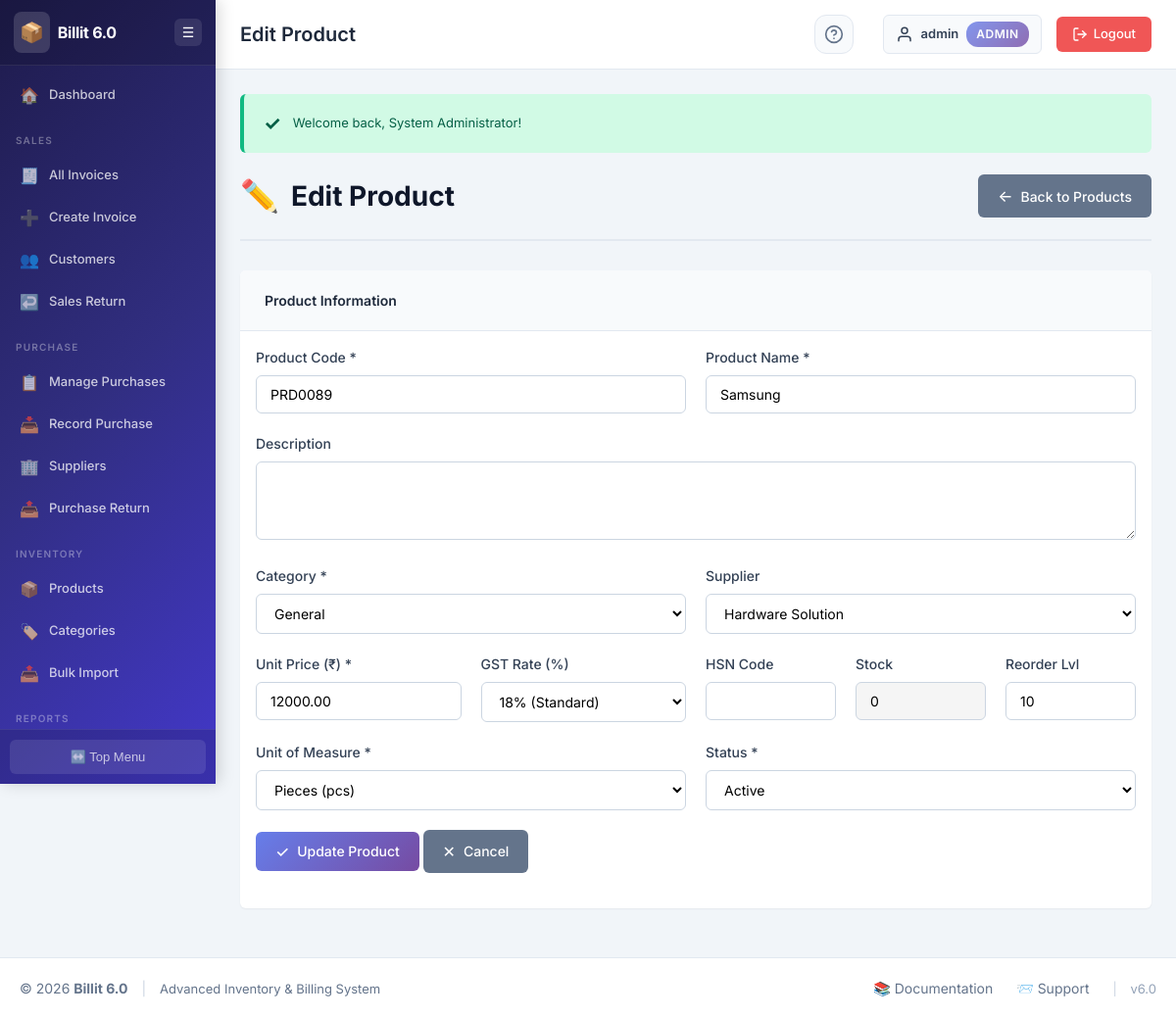
Screenshot of /products/edit_product.php?id=2 (signed in) with the database file from the repository.
### tables this page shows
CREATE TABLE `products` (
  `product_id` int(11) NOT NULL,
  `product_code` varchar(50) NOT NULL,
  `product_name` varchar(200) NOT NULL,
  `hsn_code` varchar(20) DEFAULT NULL,
  `description` text DEFAULT NULL,
  `category_id` int(11) NOT NULL,
  `supplier_id` int(11) DEFAULT NULL,
  `unit_price` decimal(10,2) NOT NULL DEFAULT 0.00,
  `gst_rate` decimal(5,2) NOT NULL DEFAULT 18.00,
  `quantity_in_stock` int(11) NOT NULL DEFAULT 0,
  `reorder_level` int(11) NOT NULL DEFAULT 10,
  `unit_of_measure` varchar(20) DEFAULT 'pcs',
  `tracking_type` enum('none','batch','serial') NOT NULL DEFAULT 'none',
  `status` enum('active','inactive','discontinued') NOT NULL DEFAULT 'active',
  `created_at` timestamp NOT NULL DEFAULT current_timestamp(),
  `updated_at` timestamp NOT NULL DEFAULT current_timestamp() ON UPDATE current_timestamp()
);

CREATE TABLE `categories` (
  `category_id` int(11) NOT NULL,
  `category_name` varchar(100) NOT NULL,
  `description` text DEFAULT NULL,
  `status` enum('active','inactive') NOT NULL DEFAULT 'active',
  `created_at` timestamp NOT NULL DEFAULT current_timestamp(),
  `updated_at` timestamp NOT NULL DEFAULT current_timestamp() ON UPDATE current_timestamp()
);

CREATE TABLE `suppliers` (
  `supplier_id` int(11) NOT NULL,
  `supplier_name` varchar(100) NOT NULL,
  `contact_person` varchar(100) DEFAULT NULL,
  `email` varchar(100) DEFAULT NULL,
  `phone` varchar(20) DEFAULT NULL,
  `address` text DEFAULT NULL,
  `city` varchar(50) DEFAULT NULL,
  `country` varchar(50) DEFAULT NULL,
  `status` enum('active','inactive') NOT NULL DEFAULT 'active',
  `created_at` timestamp NOT NULL DEFAULT current_timestamp(),
  `updated_at` timestamp NOT NULL DEFAULT current_timestamp() ON UPDATE current_timestamp()
);

### products/edit_product.php (the view, shortened to what this page needs)
<?php
require_once '../includes/header.php';
$product_id = sanitize_sql($connection, $_GET['id']);
$product_query = "SELECT * FROM products WHERE product_id = '{$product_id}' LIMIT 1";
$product = db_fetch_one($connection, $product_query);
$categories_query = "SELECT category_id, category_name FROM categories WHERE status = 'active' ORDER BY category_name";
$categories_result = db_query($connection, $categories_query);
$suppliers_query = "SELECT supplier_id, supplier_name FROM suppliers WHERE status = 'active' ORDER BY supplier_name";
$suppliers_result = db_query($connection, $suppliers_query);
?>
<div class="page-header">
    <h2 class="page-title">
        <span class="page-icon">✏️</span>
        Edit Product
    </h2>
    <div class="page-actions">
        <a href="products.php" class="btn btn-secondary">
            <span class="btn-icon">←</span>
            Back to Products
        </a>
    </div>
</div>
<div class="card">
    <div class="card-header">
        <h3 class="card-title">Product Information</h3>
    </div>
    <div class="card-body">
        <form method="POST" action="<?php echo htmlspecialchars($_SERVER['PHP_SELF']) . '?id=' . $product_id; ?>">
            <div class="form-row">
                <div class="form-group col-md-6">
                    <label for="product_code" class="form-label">Product Code *</label>
                    <input
                        type="text"
                        id="product_code"
                        name="product_code"
                        class="form-control"
                        value="<?php echo escape_html($product['product_code']); ?>"
                        required
                    >
                </div>
                <div class="form-group col-md-6">
                    <label for="product_name" class="form-label">Product Name *</label>
                    <input
                        type="text"
                        id="product_name"
                        name="product_name"
                        class="form-control"
                        value="<?php echo escape_html($product['product_name']); ?>"
                        required
                    >
                </div>
            </div>
            <div class="form-group">
                <label for="description" class="form-label">Description</label>
                <textarea
                    id="description"
                    name="description"
                    class="form-control"
                    rows="3"
                ><?php echo escape_html($product['description']); ?></textarea>
            </div>
            <div class="form-row">
                <div class="form-group col-md-6">
                    <label for="category_id" class="form-label">Category *</label>
                    <select id="category_id" name="category_id" class="form-control" required>
                        <?php while ($category = mysqli_fetch_assoc($categories_result)): ?>
                            <option value="<?php echo $category['category_id']; ?>"
                                    <?php echo ($product['category_id'] == $category['category_id']) ? 'selected' : ''; ?>>
                                <?php echo escape_html($category['category_name']); ?>
                            </option>
                        <?php endwhile; ?>
                    </select>
                </div>
                <div class="form-group col-md-6">
                    <label for="supplier_id" class="form-label">Supplier</label>
                    <select id="supplier_id" name="supplier_id" class="form-control">
                        <?php while ($supplier = mysqli_fetch_assoc($suppliers_result)): ?>
                            <option value="<?php echo $supplier['supplier_id']; ?>"
                                    <?php echo ($product['supplier_id'] == $supplier['supplier_id']) ? 'selected' : ''; ?>>
                                <?php echo escape_html($supplier['supplier_name']); ?>
                            </option>
                        <?php endwhile; ?>
                    </select>
                </div>
            </div>
            <div class="form-row">
                <div class="form-group col-md-3">
                    <label for="unit_price" class="form-label">Unit Price (₹) *</label>
                    <input
                        type="number"
                        id="unit_price"
                        name="unit_price"
                        class="form-control"
                        step="0.01"
                        min="0"
                        value="<?php echo $product['unit_price']; ?>"
                        required
                    >
                </div>
                <div class="form-group col-md-3">
                    <label for="gst_rate" class="form-label">GST Rate (%)</label>
                    <select id="gst_rate" name="gst_rate" class="form-control">
                        <option value="18" <?php echo ($product['gst_rate'] == 18) ? 'selected' : ''; ?>>18% (Standard)</option>
                    </select>
                </div>
                <div class="form-group col-md-2">
                    <label for="hsn_code" class="form-label">HSN Code</label>
                    <input
                        type="text"
                        id="hsn_code"
                        name="hsn_code"
                        class="form-control"
                        value="<?php echo escape_html($product['hsn_code'] ?? ''); ?>"
                    >
                </div>
                <div class="form-group col-md-2">
                    <label for="current_stock" class="form-label">Stock</label>
                    <input
                        type="text"
                        id="current_stock"
                        class="form-control"
                        value="<?php echo $product['quantity_in_stock']; ?>"
                        readonly
                        style="background-color: #f5f5f5;"
                    >
                </div>
                <div class="form-group col-md-2">
                    <label for="reorder_level" class="form-label">Reorder Lvl</label>
                    <input
                        type="number"
                        id="reorder_level"
                        name="reorder_level"
                        class="form-control"
                        min="0"
                        value="<?php echo $product['reorder_level']; ?>"
                        required
                    >
                </div>
            </div>
            <div class="form-row">
                <div class="form-group col-md-6">
                    <label for="unit_of_measure" class="form-label">Unit of Measure *</label>
                    <select id="unit_of_measure" name="unit_of_measure" class="form-control" required>
                        <option value="pcs" <?php echo ($product['unit_of_measure'] === 'pcs') ? 'selected' : ''; ?>>Pieces (pcs)</option>
                    </select>
                </div>
                <div class="form-group col-md-6">
                    <label for="status" class="form-label">Status *</label>
                    <select id="status" name="status" class="form-control" required>
                        <option value="active" <?php echo ($product['status'] === 'active') ? 'selected' : ''; ?>>Active</option>
                    </select>
                </div>
            </div>
            <div class="form-group">
                <button type="submit" class="btn btn-primary">
                    <span class="btn-icon">✓</span>
                    Update Product
                </button>
                <a href="products.php" class="btn btn-secondary">
                    <span class="btn-icon">✕</span>
                    Cancel
                </a>
            </div>
        </form>
    </div>
</div>
<?php
require_once '../includes/footer.php';
?>

### assets/css/style.css (style rules this page uses)
* { margin: 0; padding: 0; box-sizing: border-box; }
:root { --primary-color: #4f46e5; --primary-dark: #4338ca; --primary-light: #6366f1; --secondary-color: #64748b; --success-color: #10b981; --warning-color: #f59e0b; --danger-color: #ef4444; --info-color: #06b6d4; --gray-50: #f8fafc; --gray-100: #f1f5f9; --gray-200: #e2e8f0; --gray-300: #cbd5e1; --gray-400: #94a3b8; --gray-500: #64748b; --gray-600: #475569; --gray-700: #334155; --gray-800: #1e293b; --gray-900: #0f172a; --header-height: 56px; --footer-height: 48px; --sidebar-width: 220px; --sidebar-collapsed-width: 60px; --border-radius: 6px; --box-shadow: 0 1px 2px 0 rgba(0, 0, 0, 0.05); --box-shadow-lg: 0 4px 6px -1px rgba(0, 0, 0, 0.1), 0 2px 4px -1px rgba(0, 0, 0, 0.06); --font-family: 'Inter', -apple-system, BlinkMacSystemFont, 'Segoe UI', Roboto, sans-serif; }
body { font-family: var(--font-family); font-size: 13px; line-height: 1.5; color: var(--gray-700); background-color: #f1f5f9; min-height: 100vh; display: flex; flex-direction: column; }
.page-header { display: flex; justify-content: space-between; align-items: center; margin-bottom: 30px; padding-bottom: 20px; border-bottom: 2px solid var(--gray-200); }
.page-title { font-size: 28px; font-weight: 700; color: var(--gray-900); display: flex; align-items: center; gap: 12px; }
.page-icon { font-size: 32px; }
.page-actions { display: flex; gap: 10px; }
.card { background: white; border-radius: var(--border-radius); box-shadow: var(--box-shadow); margin-bottom: 25px; overflow: hidden; }
.card-header { padding: 20px 25px; background: var(--gray-50); border-bottom: 1px solid var(--gray-200); display: flex; justify-content: space-between; align-items: center; }
.card-title { font-size: 14px; font-weight: 600; color: var(--gray-800); }
.card-body { padding: 16px; }
.form-row { display: grid; grid-template-columns: repeat(auto-fit, minmax(200px, 1fr)); gap: 20px; margin-bottom: 0; }
.form-group { margin-bottom: 20px; }
.form-group.col-md-2 { grid-column: span 1; }
.form-group.col-md-3 { grid-column: span 1; }
.form-group.col-md-6 { grid-column: span 1; }
@media (min-width: 768px) { .form-row { grid-template-columns: repeat(12, 1fr); } }
@media (min-width: 768px) { .form-group.col-md-2 { grid-column: span 2; } }
@media (min-width: 768px) { .form-group.col-md-3 { grid-column: span 3; } }
@media (min-width: 768px) { .form-group.col-md-6 { grid-column: span 6; } }
.form-label { display: block; margin-bottom: 8px; font-weight: 500; color: var(--gray-700); font-size: 14px; }
.form-control { width: 100%; padding: 10px 14px; border: 1px solid var(--gray-300); border-radius: 6px; font-size: 14px; font-family: var(--font-family); transition: all 0.2s ease; background: white; }
.form-control::placeholder { color: var(--gray-400); }
textarea.form-control { resize: vertical; min-height: 80px; }
select.form-control { cursor: pointer; }
.btn { display: inline-flex; align-items: center; gap: 8px; padding: 10px 20px; border: none; border-radius: 6px; font-size: 14px; font-weight: 500; font-family: var(--font-family); cursor: pointer; text-decoration: none; transition: all 0.3s ease; white-space: nowrap; }
.btn-icon { font-size: 16px; }
.btn-primary { background: linear-gradient(135deg, #667eea 0%, #764ba2 100%); color: white; }
.btn-secondary { background: var(--gray-500); color: white; }

### rows the page displays
products: product_code "PRD0089", product_name "Samsung", category_id "General", supplier_id "Hardware Solution", unit_price "12000.00", gst_rate "18% (Standard)", quantity_in_stock "0", reorder_level "10", unit_of_measure "Pieces (pcs)", status "Active"

### other values shown
APP_NAME "Billit 6.0"
$page_title "Edit Product"
escape_html($current_user) "admin"
$current_role "ADMIN"
$message "Welcome back, System Administrator!"
APP_VERSION "6.0"
